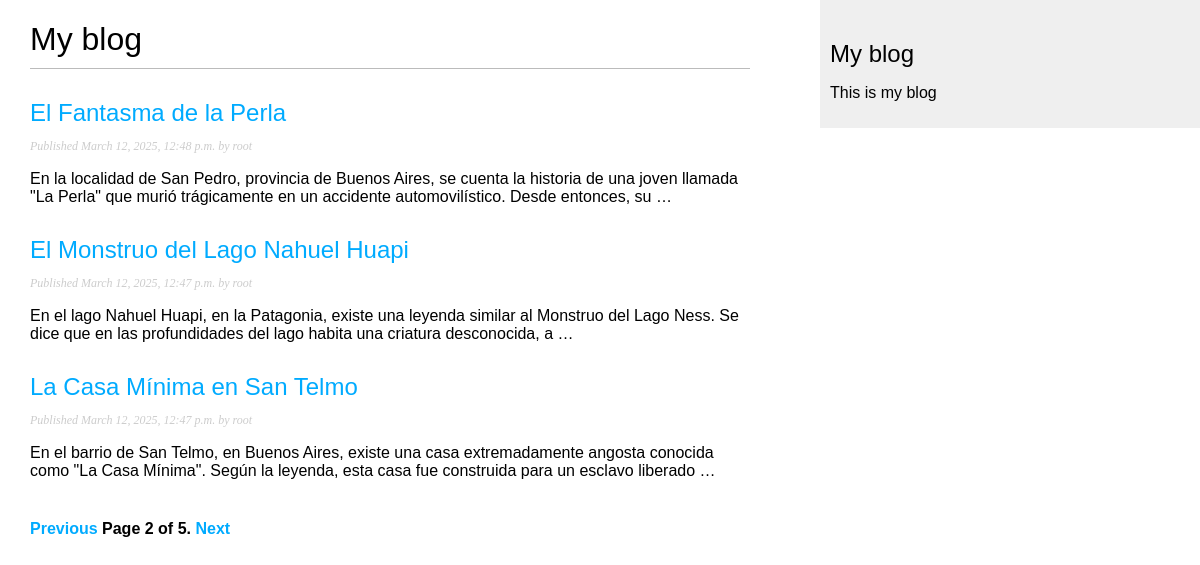
Screenshot of /blog/?page=2 with the database file from the repository.
### blog/models.py (models this page shows, shortened)
class Post(models.Model):
    class Status(models.TextChoices):
        DRAFT = 'DF', 'Draft'
        PUBLISHED = 'PB', 'Published'
    title = models.CharField(max_length=250)
    slug = models.SlugField(max_length=250, unique_for_date='publish') # Va a hacer que sea unico por fecha
    author = models.ForeignKey(User,
                               on_delete=models.CASCADE, # Si yo elimino un usuario, borra todo en cascada
                               related_name='blog_posts')
    body = models.TextField()
    publish = models.DateTimeField(default=timezone.now) #Vamos a poder ponerle nosotros la fecha
    created = models.DateTimeField(auto_now_add=True) #Se actualiza solo cuando se crea
    updated = models.DateTimeField(auto_now=True) #Se actualiza cada vez que se actualiza
    status = models.CharField(max_length=2, # Solo dos opciones (borrado o publicado)
                              choices=Status.choices,
                              default=Status.DRAFT) # Por defecto definimos que va a estar en un estado de borrador
    objects = models.Manager()
    published = PublishManager()
    class Meta:
        ordering = ['-publish']
        indexes = [
            models.Index(fields=['-publish']),
        ]
    def get_absolute_url(self):
        return reverse ('blog:post_detail', args=[self.publish.year,
                                                  self.publish.month,
                                                  self.publish.day,
                                                  self.slug])

### blog/views.py (the view)
# urls.py: path('', views.post_list, name='post_list'),
def post_list(request):
    post_list = Post.published.all()
    paginator = Paginator(post_list, 3)
    page_number = request.GET.get('page', 1)
    try:
        posts = paginator.page(page_number)
    except EmptyPage:
        post = paginator.page(paginator.num_pages)
    return render(request,'blog/post/list.html', {'posts':posts})

### blog/models.py (called while the page is built)
    def get_queryset(self):
        return super().get_queryset()\
            .filter(status=Post.Status.PUBLISHED)

### blog/templates/blog/post/list.html (shortened to what this page needs)
{% extends "blog/base.html" %}
{% block content %}
    <h1>My blog</h1>
        {% for post in posts %}
            <h2>
                <a href="{{ post.get_absolute_url }}"> {{ post.title }} </a>
            </h2>
            <p class="date">Published {{ post.publish }} by {{ post.author }}</p>
            {{ post.body|truncatewords:30|linebreaks }}
        {% endfor %}
    {% include 'pagination.html' with page=posts %}
{% endblock %}

### blog/static/css/blog.css (style rules this page uses)
body { margin:0; padding:0; font-family:helvetica, sans-serif; }
a { color:#00abff; text-decoration:none; }
h1 { font-weight:normal; border-bottom:1px solid #bbb; padding:0 0 10px 0; }
h2 { font-weight:normal; margin:30px 0 0; }
p.date { color:#ccc; font-family: georgia, serif; font-size: 12px; font-style: italic; }

### rows the page displays
Post: title "El Fantasma de la Perla", publish "March 12, 2025, 12:48 p.m.", author "root", body "En la localidad de San Pedro, provincia de Buenos Aires, se cuenta la historia de una joven llamada \"La Perla\" que murió trágicamente en un accidente automovilístico. Desde entonces, su …"
Post: title "El Monstruo del Lago Nahuel Huapi", publish "March 12, 2025, 12:47 p.m.", author "root", body "En el lago Nahuel Huapi, en la Patagonia, existe una leyenda similar al Monstruo del Lago Ness. Se dice que en las profundidades del lago habita una criatura desconocida, a …"
Post: title "La Casa Mínima en San Telmo", publish "March 12, 2025, 12:47 p.m.", author "root", body "En el barrio de San Telmo, en Buenos Aires, existe una casa extremadamente angosta conocida como \"La Casa Mínima\". Según la leyenda, esta casa fue construida para un esclavo liberado …"

### other values shown
{{ page.number }} "2"
{{ page.paginator.num_pages }} "5"
